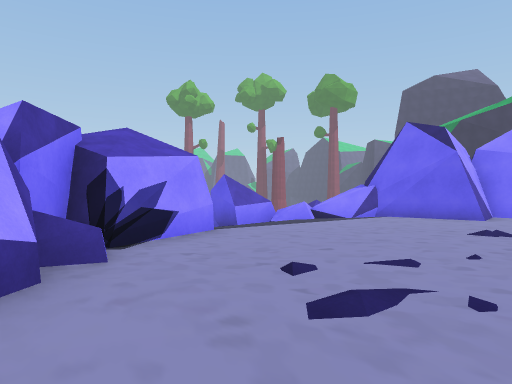
[1] (above)

12 first-person views from a walk through a scene from a Unity 3-D project. The camera is 1.4 m above the floor, looks level and sees 70° across. The floor is counted in squares, 2 m on a side. Each view is taken from the middle of a square. On the plan, view 1 faces up. The plan holds only what a view shows up to about 11 squares ahead; the rest is blank. The place goes on beyond the plan.

[2]
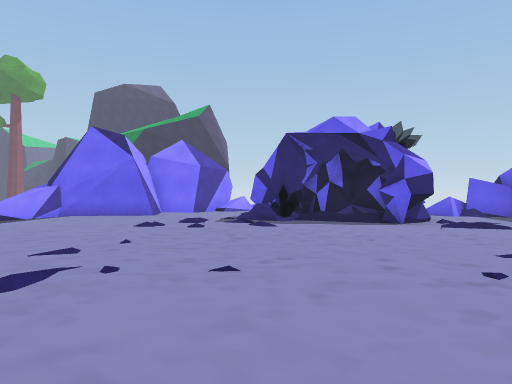

[3]
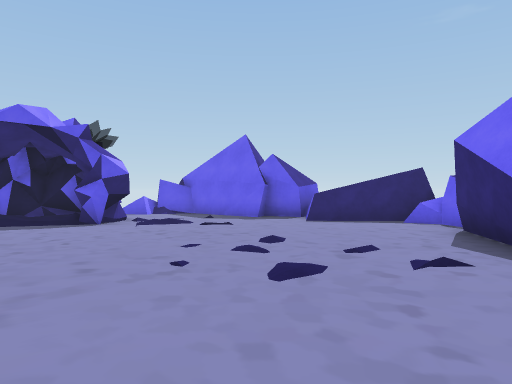

[4]
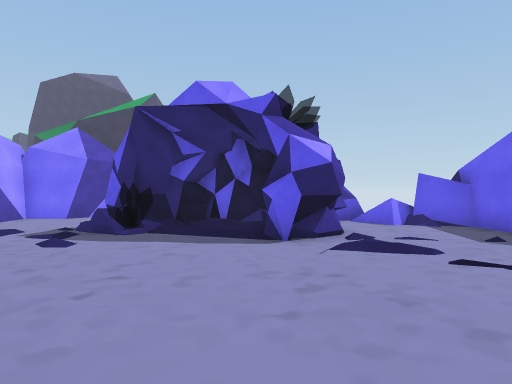

[5]
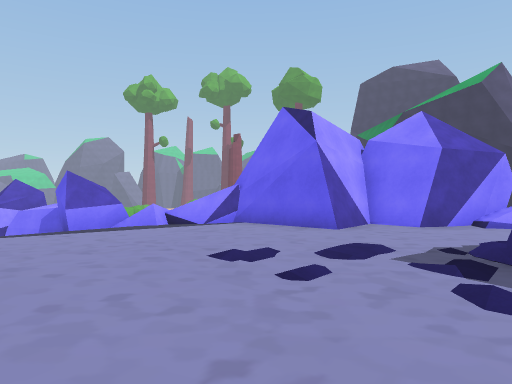

[6]
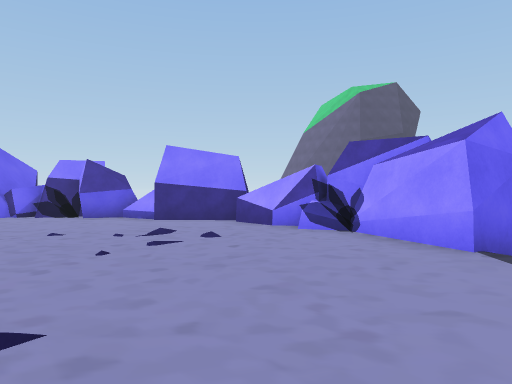

[7]
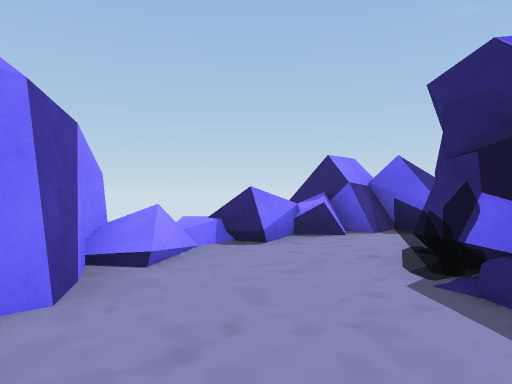

[8]
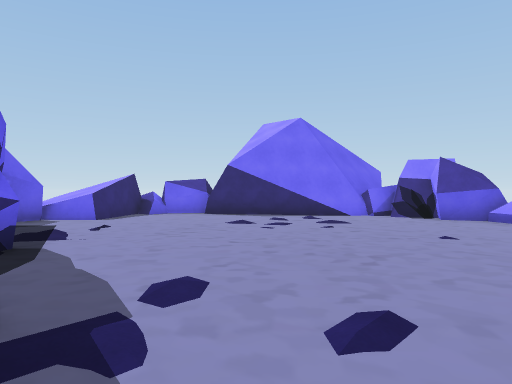

[9]
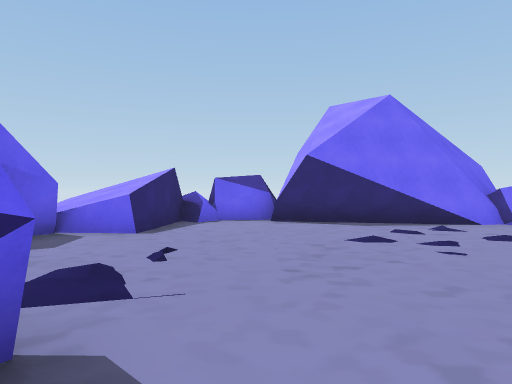

[10]
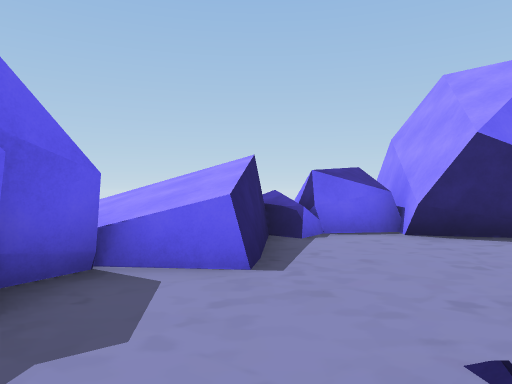

[11]
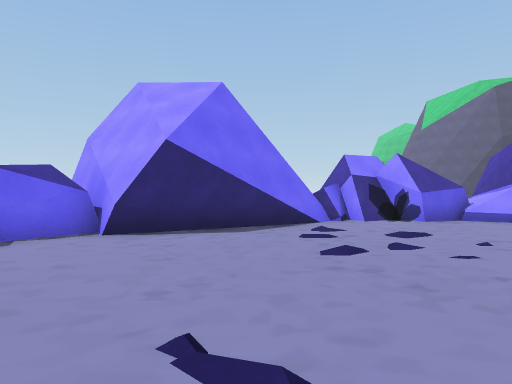

[12]
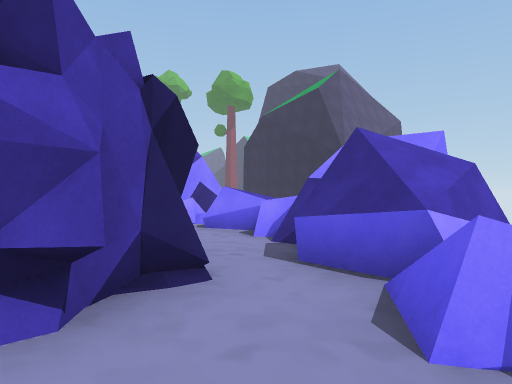

### Floor plan
Key: @ floor where view 1 was taken; # wall or solid block; . main floor; - floor 0.25 m lower than the main floor; / step, stairs or slope; = window, fence, low wall or low ledge; ^ raised ledge.
Columns run from 4 left of view 1 to 13 right of it. Each row starts with its distance up from view 1.
 13 ####
 12  //##=##
 11    /#=######
 10      -..#######
  9     /....#...=##
  8     ..........#^
  7   ##...........^#
  6   ##..../..####.#
  5  ###.......#//#.#
  4  ## ........//#.##
  3  ##.........###.=#
  2   #.............=#
  1   #..............#
  0   ##@...........##
 -1   ##...........##
 -2   ###..........#
 -3     ##.......#^#
 -4     ######...###
 -5      ##  ##.##
 -6           ###

Where each view was taken, in squares from view 1:
view 1: 0 up, 0 right, facing up
view 2: 1 down, 0 right, facing up-right
view 3: 1 down, 0 right, facing right
view 4: 1 down, 4 right, facing up-right
view 5: 2 up, 4 right, facing up
view 6: 8 up, 4 right, facing down-left
view 7: 8 up, 5 right, facing right
view 8: 7 up, 5 right, facing down
view 9: 4 up, 7 right, facing down
view 10: 1 up, 9 right, facing down
view 11: 1 up, 9 right, facing down-left
view 12: 1 up, 11 right, facing up
